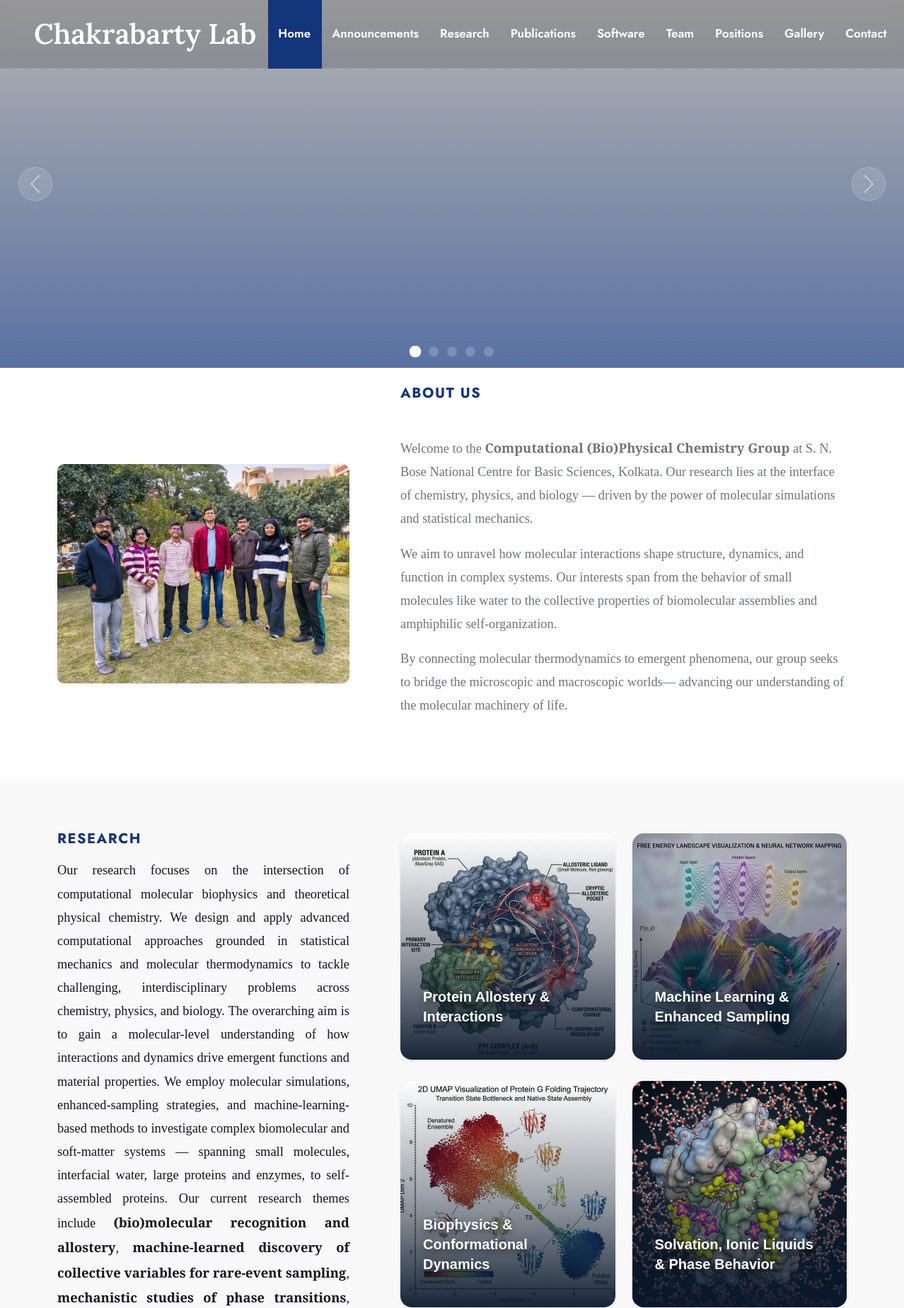
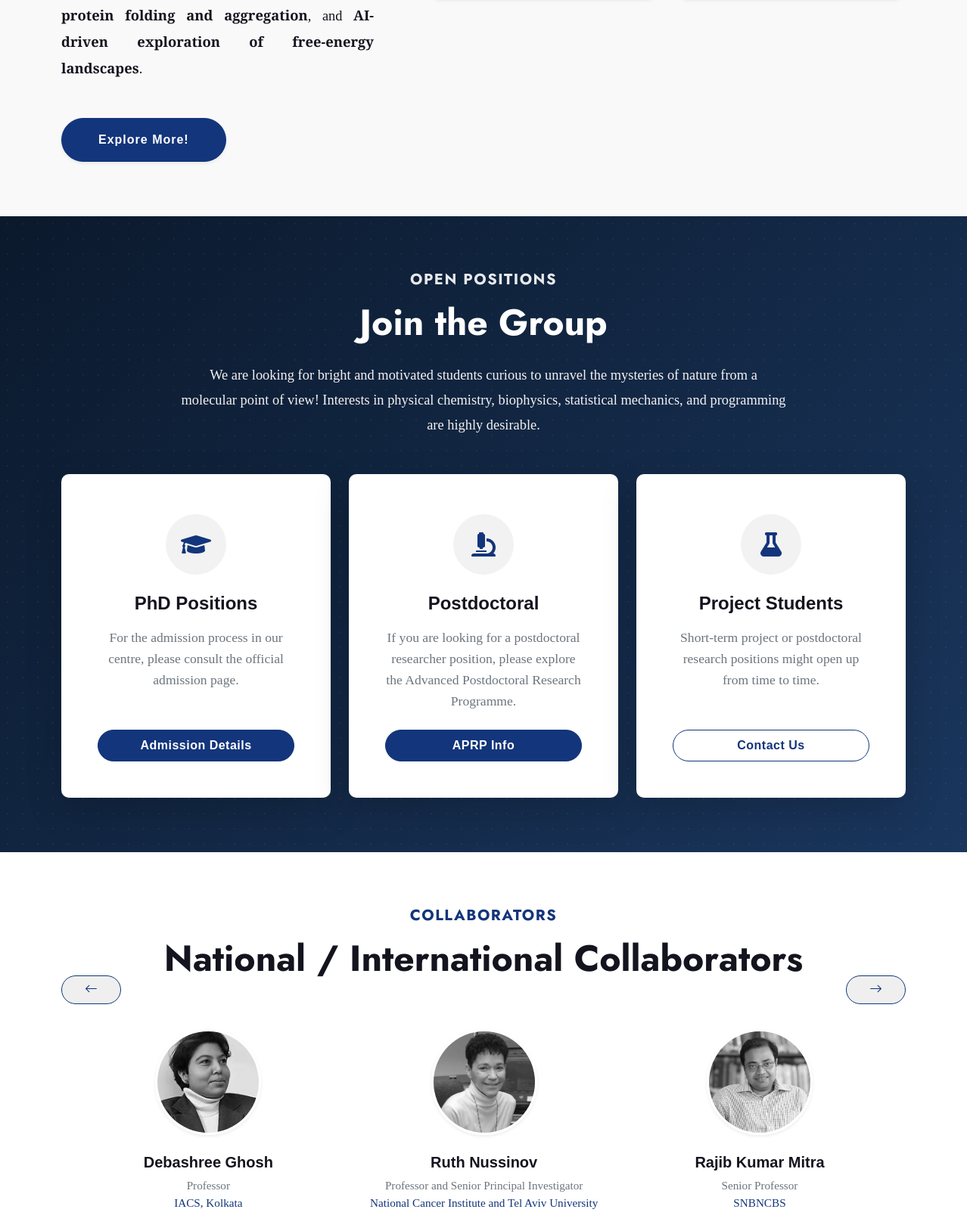
The page / (upper part) on the database its author committed (2 pictures, top to bottom).
### home/models.py (models this page shows, shortened)
class HeroSlide(models.Model):
    image = models.ImageField(upload_to="sliders/", blank=True, null=True, help_text="Background image for the slide")
    video = models.FileField(upload_to="sliders/videos/", blank=True, null=True, help_text="Upload MP4/WebM video (overrides image)")
    caption_title = models.CharField(max_length=200, blank=True, help_text="Main heading in the caption")
    caption_subtitle = models.CharField(max_length=200, blank=True, help_text="Subheading in the caption")
    my_order = models.PositiveIntegerField(default=0)
    is_active = models.BooleanField(default=True)
    class Meta:
        ordering = ["my_order"]
        verbose_name = "Hero Slide"
        verbose_name_plural = "Hero Slides"

class HomePageConfiguration(models.Model):
    about_title = models.CharField(max_length=200, default="About Us")
    about_image = models.ImageField(upload_to="images/", help_text="Upload the About Section image")
    about_content = CKEditor5Field("About Content", config_name="extends")
    research_title = models.CharField(max_length=200, default="Research")
    research_heading = models.CharField(max_length=200, default="Major Research Interests")
    research_description = CKEditor5Field("Research Description", config_name="extends")
    class Meta:
        verbose_name = "Home Page Configuration"
        verbose_name_plural = "Home Page Configuration"

class Research(models.Model):
    title = models.CharField(max_length=100)
    image = models.ImageField(upload_to="images/")
    description = models.TextField(max_length=10000)
    content = CKEditor5Field("Text", config_name="extends")
    my_order = models.PositiveIntegerField(default=0)
    selected_publications = models.ManyToManyField(Publication, blank=True, related_name='research_topics')
    class Meta:
        ordering = ["my_order"]
        verbose_name_plural = "Research"

class Colab(models.Model):
    name = models.CharField(max_length=100)
    image = models.ImageField(upload_to="images/")
    desig = models.CharField(max_length=100)
    univ = models.CharField(max_length=100)
    link = models.URLField()
    my_order = models.PositiveIntegerField(default=0)
    class Meta:
        ordering = ["my_order"]

### home/views.py (the view)
# urls.py: path("", views.home, name="home"),
def home(request):
    query = Colab.objects.all()
    research = Research.objects.defer("description", "content").prefetch_related(
        "publication_research_set"
    )
    home_config = HomePageConfiguration.objects.first()
    slides = HeroSlide.objects.filter(is_active=True).order_by("my_order")
    text = render(
        request,
        "home/home.html",
        {
            "object": query,
            "research": research,
            "home_config": home_config,
            "slides": slides,
        },
    )
    if sync:
        with open("index.html", "wb") as f:
            f.write(text.content)
    return text

### home/templates/home/home.html (shortened to what this page needs)
{% extends "home/base.html" %}
{% load static %}
{% block extra_css %}
<link rel="preload" href="{% static 'css/home.css' %}?v=2" as="style" onload="this.rel='stylesheet'" />
{% endblock %}
{% block content %}
<section id="hero" class="position-relative">
  <div id="heroCarousel" class="carousel slide carousel-fade" data-bs-ride="carousel" data-bs-interval="5000"
    data-bs-pause="hover">
    <div class="carousel-indicators">
      {% for slide in slides %}
      <button type="button" data-bs-target="#heroCarousel" data-bs-slide-to="{{ forloop.counter0 }}"
        class="{% if forloop.first %}active{% endif %}" aria-label="Slide {{ forloop.counter }}"></button>
      {% endfor %}
    </div>
    <div class="carousel-inner">
      {% for slide in slides %}
      <div class="carousel-item {% if forloop.first %}active{% endif %}" style="height: 65vh; position: relative; ">
        <div style="position: absolute; top: 0; left: 0; right: 0; bottom: 0; background: linear-gradient(to bottom, rgba(0,0,0,0.3) 0%, rgba(19, 53, 123, 0.7) 100%); z-index: 1;"></div>
        {% if slide.video %}
        <video autoplay muted loop playsinline
          style="position: absolute; top: 0; left: 0; width: 100%; height: 100%; object-fit: cover; z-index: 0;">
          <source src="{{ slide.video.url }}" type="video/mp4">
        </video>
        {% endif %}
      </div>
      {% endfor %}
    </div>
    <button class="carousel-control-prev custom-control" type="button" data-bs-target="#heroCarousel"
      data-bs-slide="prev">
      <span class="carousel-control-prev-icon"></span>
    </button>
    <button class="carousel-control-next custom-control" type="button" data-bs-target="#heroCarousel"
      data-bs-slide="next">
      <span class="carousel-control-next-icon"></span>
    </button>
  </div>
</section>
<div class="container-fluid about py-5">
  <div class="container py-4">
    <div class="row g-5 align-items-center">
      <div class="col-lg-5">
        <div class="h-100 pe-lg-4">
          {% if home_config.about_image %}
          <img src="{{ home_config.about_image.url }}" class="img-fluid w-100 rounded shadow-sm" alt="Group Image"
            loading="lazy" style="object-fit: cover; max-height: 550px;" />
          {% endif %}
        </div>
      </div>
      <div class="col-lg-7 align-self-center mt-4 mt-lg-0">
        <div class="mb-5">
          <h5 class="text-primary text-uppercase fw-bold mb-3" style="letter-spacing: 1.5px;">{{ home_config.about_title }}</h5>
        </div>
        <div class="mb-0 text-muted" style="font-family: 'Crimson Text', serif; font-size: 1.15rem; line-height: 1.8;">
          {{ home_config.about_content|safe }}
        </div>
      </div>
    </div>
  </div>
</div>
<div class="container-fluid ExploreTour py-5">
  <div class="container py-4">
    <div class="row g-5">
      <div class="col-lg-5">
        <div class="sticky-research-sidebar pe-lg-4 mb-5 mb-lg-0 text-start">
          <h5 class="text-primary text-uppercase fw-bold mb-3" style="letter-spacing: 1.5px;">{{ home_config.research_title }}</h5>
          <div class="mb-5 text-muted" style="font-family: 'Crimson Text', serif; font-size: 1.15rem; line-height: 1.8;">
            {{ home_config.research_description|safe }}
          </div>
          <a class="btn-hover-bg btn btn-primary rounded-pill text-white py-3 px-5 fw-bold shadow-sm" style="font-family: 'Poppins', sans-serif; letter-spacing: 1px;" href="{% url 'research' %}">Explore More!</a>
        </div>
      </div>
      <div class="col-lg-7">
        <div class="row g-4">
          {% for x in research %}
          <div class="col-md-6 d-flex">
            <a class="text-decoration-none w-100" href="{% url 'research_detail' x.id %}">
              <div class="card premium-research-card border-0 shadow-sm w-100 h-100">
                <div class="premium-research-img-wrapper">
                  <img src="{{ x.image.url }}" class="img-fluid w-100 h-100 premium-research-img" alt="{{ x.title }}" loading="lazy" style="object-fit: cover;" />
                  <div class="premium-research-overlay text-start">
                    <h4 class="premium-research-title">{{ x.title }}</h4>
                  </div>
                </div>
              </div>
            </a>
          </div>
          {% endfor %}
        </div>
      </div>
    </div>
  </div>
</div>
<div class="container-fluid py-5 positions-premium-bg">
  <div class="container py-4">
    <div class="text-center mb-5 mx-auto" style="max-width: 800px;">
      <h5 class="text-white text-uppercase fw-bold mb-3" style="letter-spacing: 1.5px; opacity: 0.9;">Open Positions</h5>
      <h1 class="display-5 text-white mb-4 fw-bold">Join the Group</h1>
      <p class="mb-0 text-light" style="font-size: 1.15rem; font-family: 'Crimson Text', serif; line-height: 1.8;">
        We are looking for bright and motivated students curious to unravel the mysteries of nature from a molecular point of view! Interests in physical chemistry, biophysics, statistical mechanics, and programming are highly desirable.
      </p>
    </div>
    <div class="row g-4 justify-content-center">
      <div class="col-lg-4 col-md-6 d-flex">
        <div class="card premium-position-card h-100 w-100 border-0 shadow-lg rounded-4 overflow-hidden">
          <div class="card-body p-5 text-center d-flex flex-column position-relative">
            <div class="icon-bubble mx-auto mb-4 bg-light text-primary d-flex align-items-center justify-content-center rounded-circle" style="width: 80px; height: 80px;">
              <i class="fa fa-graduation-cap fa-2x"></i>
            </div>
            <h4 class="card-title fw-bold text-dark mb-3" style="font-family: 'Poppins', sans-serif;">PhD Positions</h4>
            <p class="card-text text-muted flex-grow-1 mb-4" style="font-family: 'Crimson Text', serif; font-size: 1.1rem; line-height: 1.6;">
              For the admission process in our centre, please consult the official admission page.
            </p>
            <a href="http://newweb.bose.res.in/AcademicProgrammes/Admission.jsp" class="btn btn-primary rounded-pill px-4 py-2 mt-auto fw-bold" style="font-family: 'Poppins', sans-serif; letter-spacing: 0.5px;">Admission Details</a>
          </div>
        </div>
      </div>
      <div class="col-lg-4 col-md-6 d-flex">
        <div class="card premium-position-card h-100 w-100 border-0 shadow-lg rounded-4 overflow-hidden">
          <div class="card-body p-5 text-center d-flex flex-column position-relative">
            <div class="icon-bubble mx-auto mb-4 bg-light text-primary d-flex align-items-center justify-content-center rounded-circle" style="width: 80px; height: 80px;">
              <i class="fa fa-microscope fa-2x"></i>
            </div>
            <h4 class="card-title fw-bold text-dark mb-3" style="font-family: 'Poppins', sans-serif;">Postdoctoral</h4>
            <p class="card-text text-muted flex-grow-1 mb-4" style="font-family: 'Crimson Text', serif; font-size: 1.1rem; line-height: 1.6;">
              If you are looking for a postdoctoral researcher position, please explore the Advanced Postdoctoral Research Programme.
            </p>
            <a href="https://www.bose.res.in/LinkageProgrammes/APMP/" class="btn btn-primary rounded-pill px-4 py-2 mt-auto fw-bold" style="font-family: 'Poppins', sans-serif; letter-spacing: 0.5px;">APRP Info</a>
          </div>
        </div>
      </div>
      <div class="col-lg-4 col-md-6 d-flex">
        <div class="card premium-position-card h-100 w-100 border-0 shadow-lg rounded-4 overflow-hidden">
          <div class="card-body p-5 text-center d-flex flex-column position-relative">
            <div class="icon-bubble mx-auto mb-4 bg-light text-primary d-flex align-items-center justify-content-center rounded-circle" style="width: 80px; height: 80px;">
              <i class="fa fa-flask fa-2x"></i>
            </div>
            <h4 class="card-title fw-bold text-dark mb-3" style="font-family: 'Poppins', sans-serif;">Project Students</h4>
            <p class="card-text text-muted flex-grow-1 mb-4" style="font-family: 'Crimson Text', serif; font-size: 1.1rem; line-height: 1.6;">
              Short-term project or postdoctoral research positions might open up from time to time.
            </p>
            <a href="mailto:sumanc@bose.res.in" class="btn btn-outline-primary rounded-pill px-4 py-2 mt-auto fw-bold" style="font-family: 'Poppins', sans-serif; letter-spacing: 0.5px;">Contact Us</a>
          </div>
        </div>
      </div>
    </div>
  </div>
</div>
<div class="container-fluid testimonial py-5">
  <div class="container py-4">
    <div class="mx-auto text-center mb-5" style="max-width: 900px">
      <h5 class="text-primary text-uppercase fw-bold mb-3" style="letter-spacing: 1.5px;">Collaborators</h5>
      <h1 class="display-5 text-dark mb-4 fw-bold">National / International Collaborators</h1>
    </div>
    <div class="testimonial-carousel owl-carousel px-lg-4">
      {% for obj in object %}
      <div class="collab-item text-center mt-3 mb-4">
        <div class="collab-img mx-auto mb-4" style="width: 140px; height: 140px;">
          <a href="{{ obj.link }}"><img src="{{ obj.image.url }}" class="img-fluid rounded-circle shadow-sm" loading="lazy" alt="{{ obj.name }}" style="width: 100%; height: 100%; object-fit: cover; border: 3px solid #fff;" /></a>
        </div>
        <div>
          <h5 class="mb-2 fw-bold text-dark" style="font-family: 'Poppins', sans-serif;">{{ obj.name }}</h5>
          <p class="mb-0 text-muted" style="font-size: 0.95rem; font-family: 'Crimson Text', serif; line-height: 1.5;">
            {{ obj.desig }} <br />
            <span class="text-primary">{{ obj.univ }}</span>
          </p>
        </div>
      </div>
      {% endfor %}
    </div>
  </div>
</div>
{% endblock %}

### rows shown on the page
HomePageConfiguration: about_image (picture), about_title "ABOUT US", about_content "Welcome to the Computational (Bio)Physical Chemistry Group at S. N. Bose National Centre for Basic Sciences, Kolkata. Our research lies at the interface of chemistry, physics, and biology — driven by the power of molecular simulations and statistical mechanics. We aim to unravel how molecular interactions shape structure, dynamics, and function in complex systems. Our interests span from the behavior of small molecules like water to the collective properties of biomolecular assemblies and amphiphilic self-organization. By connecting molecular thermodynamics to emergent phenomena, our group seeks to bridge the microscopic and macroscopic worlds— advancing our understanding of the molecular…", research_title "RESEARCH", research_description "Our research focuses on the intersection of computational molecular biophysics and theoretical physical chemistry. We design and apply advanced computational approaches grounded in statistical mechanics and molecular thermodynamics to tackle challenging, interdisciplinary problems across chemistry, physics, and biology. The overarching aim is to gain a molecular-level understanding of how interactions and dynamics drive emergent functions and material properties. We employ molecular simulations, enhanced-sampling strategies, and machine-learning-based methods to investigate complex biomolecular and soft-matter systems — spanning small molecules, interfacial water, large proteins and…"
Research: image (picture), title "Protein Allostery & Interactions"
Research: image (picture), title "Machine Learning & Enhanced Sampling"
Research: image (picture), title "Biophysics & Conformational Dynamics"
Research: image (picture), title "Solvation, Ionic Liquids & Phase Behavior"
Colab: image (picture), name "Ruth Nussinov", desig "Professor and Senior Principal Investigator", univ "National Cancer Institute and Tel Aviv University"
Colab: image (picture), name "Rajib Kumar Mitra", desig "Senior Professor", univ "SNBNCBS"
Colab: image (picture), name "Debashree Ghosh", desig "Professor", univ "IACS, Kolkata"
